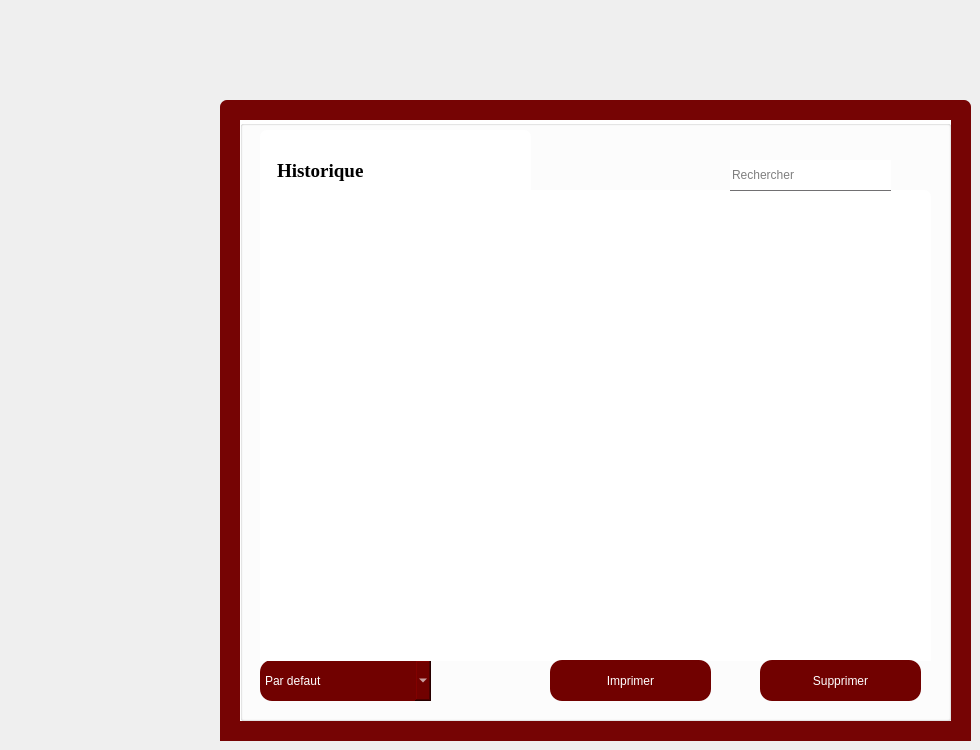
    <widget class="QWidget" name="tab_6">
     <attribute name="title">
      <string>Hist</string>
     </attribute>
     <widget class="QFrame" name="frame_12">
      <property name="geometry">
       <rect>
        <x>220</x>
        <y>100</y>
        <width>751</width>
        <height>641</height>
       </rect>
      </property>
      <property name="styleSheet">
       <string notr="true">QFrame { /* The tab widget frame */
border-top: 2px solid #2a2a2a; 
border-left: 2px solid #2a2a2a;
border-right: 2px solid #2a2a2a ; 
border-bottom: 2px solid #2a2a2a; 
background: #760404;
	
	
	/*border-top-color: rgb(0, 0, 0);*/

}
QFrame{
left: 0px; /* move to the right by 5px */
}
QFrame {
background: #white;
border: 20px  #535353;
border-bottom-color: #535353; 
border-top-left-radius: 7px;
border-top-right-radius: 7px;
min-width: 90px;
padding: 12px;
color: rgb(50, 50, 162);
	color: rgb(0, 0, 0);
font-size:11.5px;
font-family:Georgia, Helvetica, sans-serif;
font-weight:500;
}
QFrame::tab:selected,QTabBar::tab:hover {
	
	
	color: rgb(0, 0, 0);
	background-color: rgb(255, 255, 255);
}
QFrame::tab:selected {
border-color: #760404;
border-bottom-color: #760404; /* same as pane color */
color: #760404;
font-size: 18px;
font-family:Georgia,Solid;
font-weight:500;

}
QFrame::tab:!selected {
margin-top: 5px; /* make non-selected tabs look smaller */
}</string>
      </property>
      <property name="frameShape">
       <enum>QFrame::StyledPanel</enum>
      </property>
      <property name="frameShadow">
       <enum>QFrame::Raised</enum>
      </property>
      <widget class="QGroupBox" name="groupBox_8">
       <property name="geometry">
        <rect>
         <x>20</x>
         <y>20</y>
         <width>711</width>
         <height>601</height>
        </rect>
       </property>
       <property name="styleSheet">
        <string notr="true">background:white;</string>
       </property>
       <property name="title">
        <string/>
       </property>
       <widget class="QLabel" name="label_22">
        <property name="geometry">
         <rect>
          <x>20</x>
          <y>10</y>
          <width>271</width>
          <height>81</height>
         </rect>
        </property>
        <property name="font">
         <font>
          <family>Georgia</family>
          <pointsize>14</pointsize>
          <weight>62</weight>
          <bold>true</bold>
         </font>
        </property>
        <property name="styleSheet">
         <string notr="true">background:white;</string>
        </property>
        <property name="text">
         <string>Historique</string>
        </property>
       </widget>
       <widget class="QComboBox" name="comboBox_trihistorique">
        <property name="geometry">
         <rect>
          <x>20</x>
          <y>540</y>
          <width>171</width>
          <height>41</height>
         </rect>
        </property>
        <property name="styleSheet">
         <string notr="true">QComboBox{
color:white;
border-radius:12px;
font: 11pt  'Georgia';
background:#710100;
}

QComboBox:hover{
border-radius:12px;
font: 11pt  'Georgia';
background:#D32028;
color:white;

}</string>
        </property>
        <item>
         <property name="text">
          <string>Par defaut</string>
         </property>
        </item>
        <item>
         <property name="text">
          <string>User</string>
         </property>
        </item>
        <item>
         <property name="text">
          <string>Date</string>
         </property>
        </item>
       </widget>
       <widget class="QTableView" name="tableView_4">
        <property name="geometry">
         <rect>
          <x>20</x>
          <y>70</y>
          <width>671</width>
          <height>471</height>
         </rect>
        </property>
        <property name="styleSheet">
         <string notr="true"/>
        </property>
        <property name="selectionMode">
         <enum>QAbstractItemView::ContiguousSelection</enum>
        </property>
        <property name="selectionBehavior">
         <enum>QAbstractItemView::SelectRows</enum>
        </property>
        <attribute name="horizontalHeaderHighlightSections">
         <bool>false</bool>
        </attribute>
       </widget>
       <widget class="QPushButton" name="pushButton_supphistorique">
        <property name="geometry">
         <rect>
          <x>520</x>
          <y>540</y>
          <width>161</width>
          <height>41</height>
         </rect>
        </property>
        <property name="styleSheet">
         <string notr="true">QPushButton{
color:white;
border-radius:12px;
font: 12pt  'Georgia';
background:#710100;
}

QPushButton:hover{
border-radius:12px;
font: 12pt  'Georgia';
background:#D32028;
color:white;

}</string>
        </property>
        <property name="text">
         <string>Supprimer</string>
        </property>
       </widget>
       <widget class="QPushButton" name="pushButton_pdfhistorique">
        <property name="geometry">
         <rect>
          <x>310</x>
          <y>540</y>
          <width>161</width>
          <height>41</height>
         </rect>
        </property>
        <property name="styleSheet">
         <string notr="true">QPushButton{
color:white;
border-radius:12px;
font: 12pt  'Georgia';
background:#710100;
}

QPushButton:hover{
border-radius:12px;
font: 12pt  'Georgia';
background:#D32028;
color:white;

}</string>
        </property>
        <property name="text">
         <string>Imprimer</string>
        </property>
       </widget>
       <widget class="QLineEdit" name="lineEdit_rechhistoriqe">
        <property name="geometry">
         <rect>
          <x>490</x>
          <y>40</y>
          <width>161</width>
          <height>31</height>
         </rect>
        </property>
        <property name="styleSheet">
         <string notr="true">border-bottom:1px solid #717072;
font: 12pt  'Georgia';</string>
        </property>
        <property name="frame">
         <bool>false</bool>
        </property>
        <property name="placeholderText">
         <string>Rechercher</string>
        </property>
       </widget>
      </widget>
     </widget>
    </widget>
